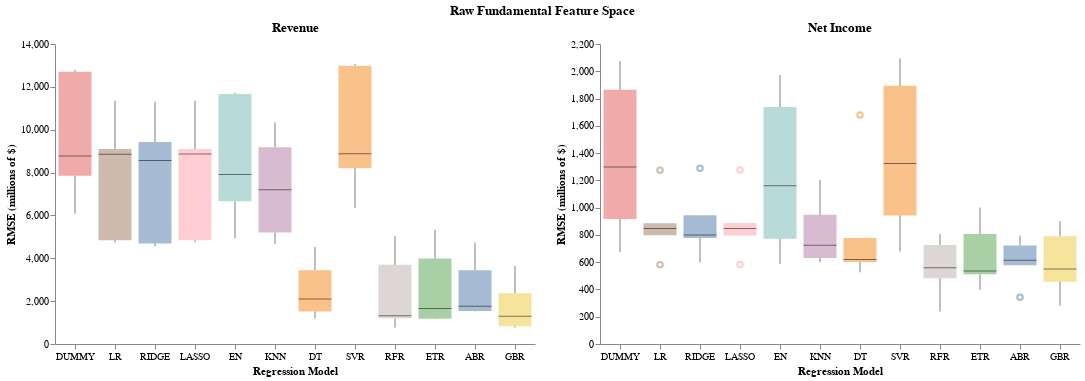

Notebook code for this chart:
### Code cell
full_chart = (rev_chart | ear_chart).properties(
    title=alt.TitleParams('Raw Fundamental Feature Space', anchor='middle'))
full_chart.configure_view(stroke=None)

### Figure 1 — Vega-Lite specification as saved in the notebook (floating-point values rounded to 4 significant figures)
{"config": {"view": {"continuousWidth": 300, "continuousHeight": 300, "stroke": null}}, "hconcat": [{"data": {"name": "data-058aacd56957f7f7fa47760f195e2d9f"}, "mark": {"type": "boxplot", "median": {"color": "black", "strokeWidth": 3}, "opacity": 0.5, "size": 33}, "encoding": {"color": {"field": "model", "legend": null, "type": "nominal"}, "x": {"axis": {"grid": false, "labelAngle": 0}, "field": "model", "sort": ["DUMMY", "LR", "RIDGE", "LASSO", "EN", "KNN", "DT", "SVR", "RFR", "ETR", "ABR", "GBR"], "title": "Regression Model", "type": "nominal"}, "y": {"axis": {"grid": false}, "field": "rmse", "title": "RMSE (millions of $)", "type": "quantitative"}}, "height": 300, "title": "Revenue", "width": 480}, {"data": {"name": "data-07a6fbe5e7ba0dab4464ea7888219fd8"}, "mark": {"type": "boxplot", "median": {"color": "black", "strokeWidth": 3}, "opacity": 0.5, "size": 33}, "encoding": {"color": {"field": "model", "legend": null, "type": "nominal"}, "x": {"axis": {"grid": false, "labelAngle": 0}, "field": "model", "sort": ["DUMMY", "LR", "RIDGE", "LASSO", "EN", "KNN", "DT", "SVR", "RFR", "ETR", "ABR", "GBR"], "title": "Regression Model", "type": "nominal"}, "y": {"axis": {"grid": false}, "field": "rmse", "title": "RMSE (millions of $)", "type": "quantitative"}}, "height": 300, "title": "Net Income", "width": 480}], "title": {"text": "Raw Fundamental Feature Space", "anchor": "middle"}, "$schema": "https://vega.github.io/schema/vega-lite/v5.20.1.json", "datasets": {"data-058aacd56957f7f7fa47760f195e2d9f": [{"model": "DUMMY", "rmse": 12790.0}, {"model": "DUMMY", "rmse": 6077.0}, {"model": "DUMMY", "rmse": 7852.0}, {"model": "DUMMY", "rmse": 12710.0}, {"model": "DUMMY", "rmse": 8771.0}, {"model": "LR", "rmse": 11360.0}, {"model": "LR", "rmse": 4844.0}, {"model": "LR", "rmse": 4746.0}, {"model": "LR", "rmse": 9100.0}, {"model": "LR", "rmse": 8859.0}, {"model": "RIDGE", "rmse": 11310.0}, {"model": "RIDGE", "rmse": 4562.0}, {"model": "RIDGE", "rmse": 4692.0}, {"model": "RIDGE", "rmse": 9425.0}, {"model": "RIDGE", "rmse": 8564.0}, {"model": "LASSO", "rmse": 11350.0}, {"model": "LASSO", "rmse": 4841.0}, {"model": "LASSO", "rmse": 4749.0}, {"model": "LASSO", "rmse": 9100.0}, {"model": "LASSO", "rmse": 8863.0}, {"model": "EN", "rmse": 11730.0}, {"model": "EN", "rmse": 4931.0}, {"model": "EN", "rmse": 6660.0}, {"model": "EN", "rmse": 11670.0}, {"model": "EN", "rmse": 7905.0}, {"model": "KNN", "rmse": 10340.0}, {"model": "KNN", "rmse": 4667.0}, {"model": "KNN", "rmse": 5203.0}, {"model": "KNN", "rmse": 9185.0}, {"model": "KNN", "rmse": 7193.0}, {"model": "DT", "rmse": 3443.0}, {"model": "DT", "rmse": 2100.0}, {"model": "DT", "rmse": 1515.0}, {"model": "DT", "rmse": 4523.0}, {"model": "DT", "rmse": 1193.0}, {"model": "SVR", "rmse": 13060.0}, {"model": "SVR", "rmse": 6350.0}, {"model": "SVR", "rmse": 8203.0}, {"model": "SVR", "rmse": 12990.0}, {"model": "SVR", "rmse": 8877.0}, {"model": "RFR", "rmse": 5035.0}, {"model": "RFR", "rmse": 765.2}, {"model": "RFR", "rmse": 1198.0}, {"model": "RFR", "rmse": 3695.0}, {"model": "RFR", "rmse": 1321.0}, {"model": "ETR", "rmse": 5329.0}, {"model": "ETR", "rmse": 1655.0}, {"model": "ETR", "rmse": 1156.0}, {"model": "ETR", "rmse": 3990.0}, {"model": "ETR", "rmse": 1174.0}, {"model": "ABR", "rmse": 3447.0}, {"model": "ABR", "rmse": 1525.0}, {"model": "ABR", "rmse": 1543.0}, {"model": "ABR", "rmse": 4739.0}, {"model": "ABR", "rmse": 1764.0}, {"model": "GBR", "rmse": 3637.0}, {"model": "GBR", "rmse": 765.7}, {"model": "GBR", "rmse": 823.8}, {"model": "GBR", "rmse": 2372.0}, {"model": "GBR", "rmse": 1290.0}], "data-07a6fbe5e7ba0dab4464ea7888219fd8": [{"model": "DUMMY", "rmse": 916.4}, {"model": "DUMMY", "rmse": 1297.0}, {"model": "DUMMY", "rmse": 1864.0}, {"model": "DUMMY", "rmse": 2075.0}, {"model": "DUMMY", "rmse": 674.0}, {"model": "LR", "rmse": 796.8}, {"model": "LR", "rmse": 581.0}, {"model": "LR", "rmse": 847.8}, {"model": "LR", "rmse": 1275.0}, {"model": "LR", "rmse": 886.1}, {"model": "RIDGE", "rmse": 776.5}, {"model": "RIDGE", "rmse": 598.9}, {"model": "RIDGE", "rmse": 943.7}, {"model": "RIDGE", "rmse": 1289.0}, {"model": "RIDGE", "rmse": 798.8}, {"model": "LASSO", "rmse": 796.1}, {"model": "LASSO", "rmse": 582.6}, {"model": "LASSO", "rmse": 847.1}, {"model": "LASSO", "rmse": 1276.0}, {"model": "LASSO", "rmse": 887.0}, {"model": "EN", "rmse": 772.6}, {"model": "EN", "rmse": 1160.0}, {"model": "EN", "rmse": 1737.0}, {"model": "EN", "rmse": 1973.0}, {"model": "EN", "rmse": 585.9}, {"model": "KNN", "rmse": 631.4}, {"model": "KNN", "rmse": 601.7}, {"model": "KNN", "rmse": 947.3}, {"model": "KNN", "rmse": 1201.0}, {"model": "KNN", "rmse": 724.5}, {"model": "DT", "rmse": 619.4}, {"model": "DT", "rmse": 600.9}, {"model": "DT", "rmse": 1679.0}, {"model": "DT", "rmse": 777.5}, {"model": "DT", "rmse": 526.0}, {"model": "SVR", "rmse": 943.0}, {"model": "SVR", "rmse": 1324.0}, {"model": "SVR", "rmse": 1893.0}, {"model": "SVR", "rmse": 2094.0}, {"model": "SVR", "rmse": 677.7}, {"model": "RFR", "rmse": 482.1}, {"model": "RFR", "rmse": 239.2}, {"model": "RFR", "rmse": 725.9}, {"model": "RFR", "rmse": 808.0}, {"model": "RFR", "rmse": 559.4}, {"model": "ETR", "rmse": 511.1}, {"model": "ETR", "rmse": 397.5}, {"model": "ETR", "rmse": 805.8}, {"model": "ETR", "rmse": 1001.0}, {"model": "ETR", "rmse": 535.8}, {"model": "ABR", "rmse": 576.7}, {"model": "ABR", "rmse": 342.1}, {"model": "ABR", "rmse": 614.7}, {"model": "ABR", "rmse": 721.9}, {"model": "ABR", "rmse": 794.5}, {"model": "GBR", "rmse": 549.7}, {"model": "GBR", "rmse": 281.1}, {"model": "GBR", "rmse": 900.4}, {"model": "GBR", "rmse": 790.5}, {"model": "GBR", "rmse": 456.7}]}}
